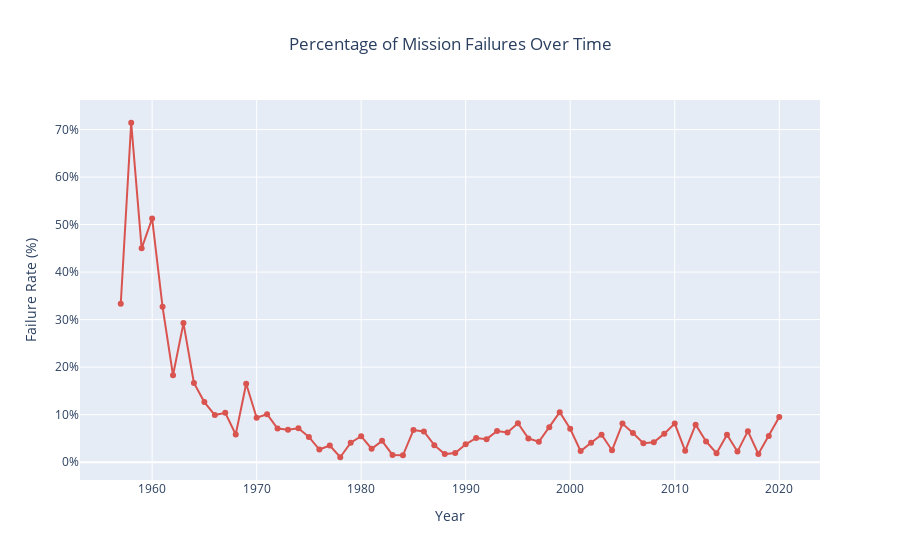

The notebook cell saved with this chart:
### Code cell
fig = go.Figure(go.Scatter(
    x=yearly_stats.index,
    y=yearly_stats['FailurePercentage'],
    mode='lines+markers',
    name='Failure Rate',
    line=dict(color='#d9534f', width=2)
))


fig.update_layout(
    title='Percentage of Mission Failures Over Time',
    xaxis_title='Year',
    yaxis_title='Failure Rate (%)',
    title_x=0.5,
    yaxis_ticksuffix='%'
)


fig.show()

### Figure 1 — Plotly figure (JSON) as saved in the notebook; plotly's stock layout.template omitted (floating-point values rounded to 4 significant figures)
{"data": [{"line": {"color": "#d9534f", "width": 2}, "mode": "lines+markers", "name": "Failure Rate", "type": "scatter", "x": [1957, 1958, 1959, 1960, 1961, 1962, 1963, 1964, 1965, 1966, 1967, 1968, 1969, 1970, 1971, 1972, 1973, 1974, 1975, 1976, 1977, 1978, 1979, 1980, 1981, 1982, 1983, 1984, 1985, 1986, 1987, 1988, 1989, 1990, 1991, 1992, 1993, 1994, 1995, 1996, 1997, 1998, 1999, 2000, 2001, 2002, 2003, 2004, 2005, 2006, 2007, 2008, 2009, 2010, 2011, 2012, 2013, 2014, 2015, 2016, 2017, 2018, 2019, 2020], "y": [33.33, 71.43, 45.0, 51.28, 32.69, 18.29, 29.27, 16.67, 12.64, 9.901, 10.38, 5.825, 16.5, 9.346, 10.08, 7.071, 6.796, 7.143, 5.31, 2.655, 3.509, 1.031, 4.082, 5.455, 2.817, 4.478, 1.515, 1.449, 6.757, 6.452, 3.571, 1.695, 1.923, 3.75, 5.085, 4.839, 6.557, 6.25, 8.197, 5.0, 4.286, 7.353, 10.53, 7.018, 2.326, 4.082, 5.769, 2.5, 8.108, 6.122, 4.0, 4.167, 6.0, 8.108, 2.381, 7.895, 4.348, 1.887, 5.769, 2.222, 6.522, 1.709, 5.505, 9.524]}], "layout": {"title": {"text": "Percentage of Mission Failures Over Time", "x": 0.5}, "xaxis": {"title": {"text": "Year"}}, "yaxis": {"ticksuffix": "%", "title": {"text": "Failure Rate (%)"}}}}
